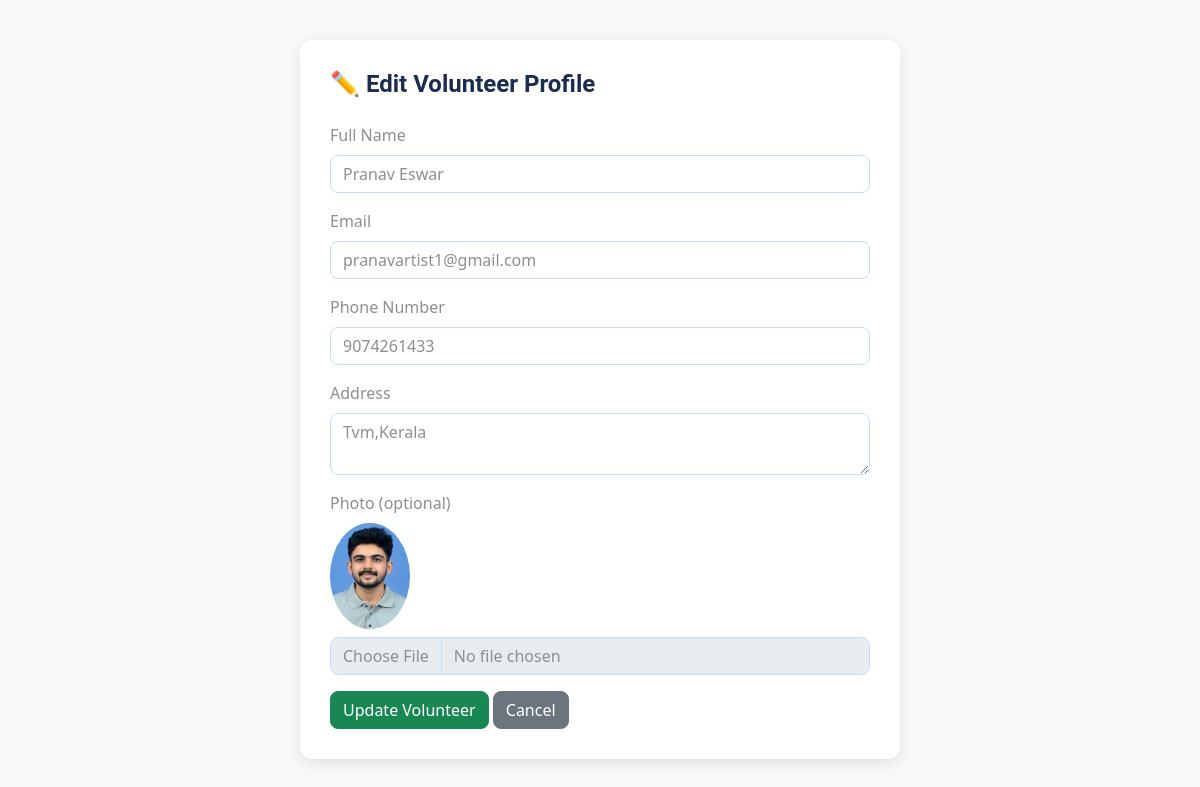
The app's page /user/edit_volunteer.php?username=pranav123 (signed in) with its own data.
### tables this page shows
CREATE TABLE `users` (
  `id` int(11) NOT NULL,
  `username` varchar(100) NOT NULL,
  `photo` varchar(255) DEFAULT NULL,
  `password_hash` varchar(255) NOT NULL,
  `role` enum('admin','volunteer') NOT NULL,
  `created_at` timestamp NOT NULL DEFAULT current_timestamp(),
  `full_name` varchar(100) DEFAULT NULL,
  `email` varchar(100) DEFAULT NULL,
  `phone` varchar(20) DEFAULT NULL,
  `address` text DEFAULT NULL,
  `status` tinyint(1) NOT NULL DEFAULT 0 COMMENT '0=pending, 1=approved, 2=declined'
);

### user/edit_volunteer.php (the view, shortened to what this page needs)
<?php
include __DIR__ . '/../config/db.php';
$username = $_GET['username'];
$stmt = $conn->prepare("SELECT * FROM users WHERE username = ? AND role = 'volunteer'");
$stmt->bind_param("s", $username);
$stmt->execute();
$result = $stmt->get_result();
if (!$volunteer = $result->fetch_assoc()) {
    echo "❌ Volunteer not found.";
    exit();
}
?>
<!DOCTYPE html>
<html lang="en">
<head>
  <link rel="stylesheet" href="../assets/css/bootstrap.min.css">
</head>
<body>
<div class="edit-form">
  <h4 class="mb-4">✏️ Edit Volunteer Profile</h4>
  <form method="POST" enctype="multipart/form-data">
    <div class="mb-3">
      <label class="form-label">Full Name</label>
      <input type="text" name="name" class="form-control" value="<?= htmlspecialchars($volunteer['full_name'] ?? '') ?>" required>
    </div>
    <div class="mb-3">
      <label class="form-label">Email</label>
      <input type="email" name="email" class="form-control" value="<?= htmlspecialchars($volunteer['email'] ?? '') ?>" required>
    </div>
    <div class="mb-3">
      <label class="form-label">Phone Number</label>
      <input type="text" name="phone" class="form-control" value="<?= htmlspecialchars($volunteer['phone'] ?? '') ?>">
    </div>
    <div class="mb-3">
      <label class="form-label">Address</label>
      <textarea name="address" class="form-control"><?= htmlspecialchars($volunteer['address'] ?? '') ?></textarea>
    </div>
    <div class="mb-3">
      <label class="form-label">Photo (optional)</label><br>
      <?php if (!empty($volunteer['photo'])): ?>
        <img src="../assets/images/<?= htmlspecialchars($volunteer['photo']) ?>" alt="Photo" width="80" class="mb-2 rounded-circle"><br>
      <?php endif; ?>
      <input type="file" name="photo" accept="image/*" class="form-control">
    </div>
    <button type="submit" class="btn btn-success">Update Volunteer</button>
    <a href="admin.php#volunteers" class="btn btn-secondary">Cancel</a>
  </form>
</div>
</body>
</html>

### user/edit_volunteer.php (style rules this page uses)
body { background-color: #f8f9fa; font-family: 'Segoe UI', sans-serif; }
.edit-form { max-width: 600px; margin: 40px auto; background: #fff; padding: 30px; border-radius: 12px; box-shadow: 0 4px 16px rgba(0,0,0,0.1); }

### records on screen
users: name "Pranav Eswar", email "pranavartist1@gmail.com", phone "9074261433", address "Tvm,Kerala", photo (picture)
